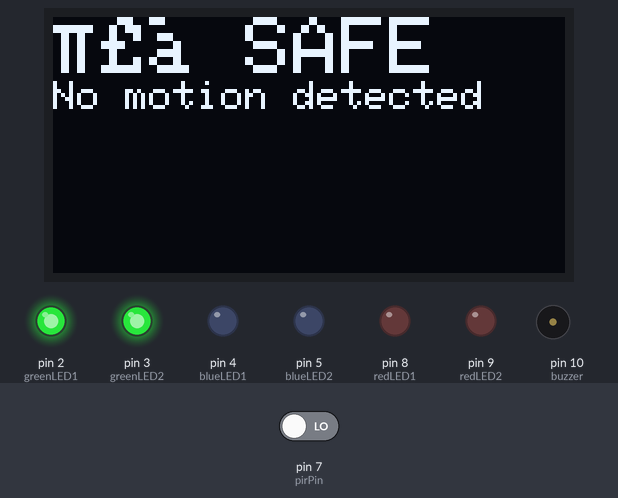
The sketch below on a simulated Arduino Uno, built with avr-gcc and run on an emulated ATmega328P. Shown: 128×64 one-colour display, output pins drawn as LEDs (lit = HIGH), buzzer (waves = sounding). Dashed ring = blinking. Inputs (shaded band) come from the test bench; at power-on: pin 7 (pirPin) LOW. What the sketch prints to the serial monitor is not drawn.

Above: at 3.2 s.
3.3 s: pin 7 (pirPin) driven HIGH
At 3.97 s:
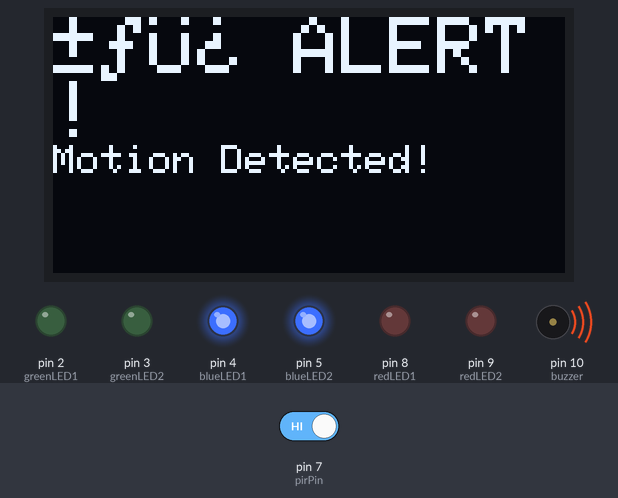
At 5.11 s:
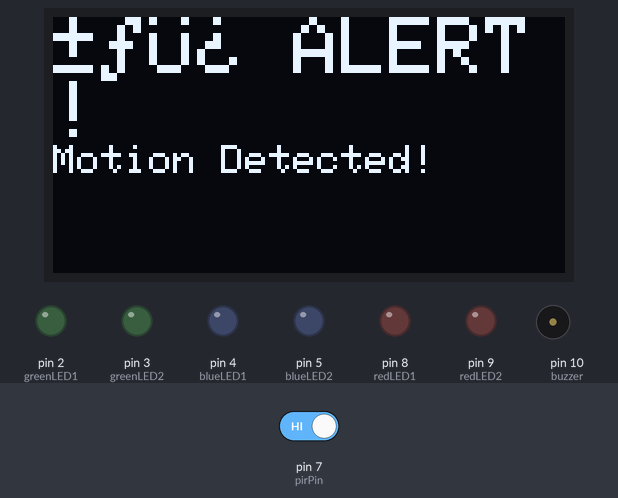
5.5 s: pin 7 (pirPin) driven LOW
At 5.65 s:
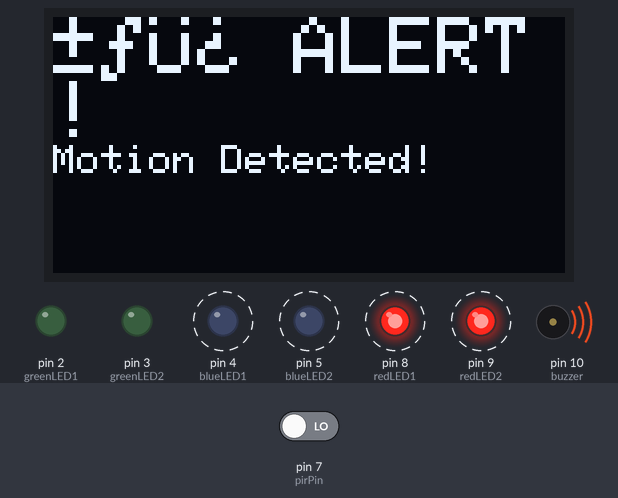
Timing chart, 0 to 15.2 s (numbered marks = the images above; inputs shaded):
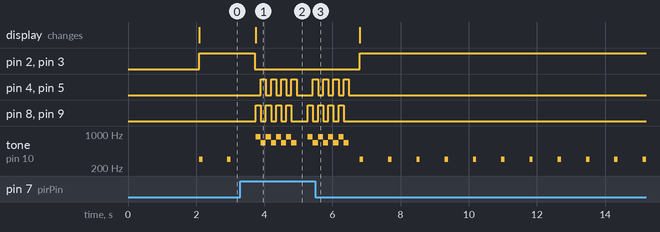

The sketch:

2alarmCenterSystemPIRsensor_copy_20250803014047.ino
```cpp
#include <Wire.h>
#include <Adafruit_GFX.h>
#include <Adafruit_SSD1306.h>

#define SCREEN_WIDTH 128
#define SCREEN_HEIGHT 64
Adafruit_SSD1306 display(SCREEN_WIDTH, SCREEN_HEIGHT, &Wire, -1);

// Pin Definitions
const int pirPin     = 7;
const int greenLED1  = 2;
const int greenLED2  = 3;
const int blueLED1   = 4;
const int blueLED2   = 5;
const int redLED1    = 8;
const int redLED2    = 9;
const int buzzer     = 10;

void setup() {
  Serial.begin(9600);

  // OLED Init
  if (!display.begin(SSD1306_SWITCHCAPVCC, 0x3C)) {
    Serial.println("❌ OLED not found!");
    while (true);
  }
  display.clearDisplay();
  display.setTextColor(WHITE);
  display.setTextSize(1);
  display.setCursor(0, 0);
  display.println("System Starting...");
  display.display();
  delay(2000);

  // Pin Modes
  pinMode(pirPin, INPUT);
  pinMode(greenLED1, OUTPUT);
  pinMode(greenLED2, OUTPUT);
  pinMode(blueLED1, OUTPUT);
  pinMode(blueLED2, OUTPUT);
  pinMode(redLED1, OUTPUT);
  pinMode(redLED2, OUTPUT);
  pinMode(buzzer, OUTPUT);
}

void loop() {
  int motion = digitalRead(pirPin);

  if (motion == HIGH) {
    Serial.println("🚨 Motion Detected!");

    // Turn off green
    digitalWrite(greenLED1, LOW);
    digitalWrite(greenLED2, LOW);

    // OLED alert
    display.clearDisplay();
    display.setCursor(0, 0);
    display.setTextSize(2);
    display.println("🚨 ALERT!");
    display.setTextSize(1);
    display.println("Motion Detected!");
    display.display();

    // Police effect + siren
    for (int i = 0; i < 4; i++) {
      digitalWrite(redLED1, HIGH);
      digitalWrite(redLED2, HIGH);
      digitalWrite(blueLED1, LOW);
      digitalWrite(blueLED2, LOW);
      tone(buzzer, 880);
      delay(150);

      digitalWrite(redLED1, LOW);
      digitalWrite(redLED2, LOW);
      digitalWrite(blueLED1, HIGH);
      digitalWrite(blueLED2, HIGH);
      tone(buzzer, 660);
      delay(150);
    }

    noTone(buzzer);
    digitalWrite(redLED1, LOW);
    digitalWrite(redLED2, LOW);
    digitalWrite(blueLED1, LOW);
    digitalWrite(blueLED2, LOW);

  } else {
    Serial.println("✅ No motion.");

    // OLED safe
    display.clearDisplay();
    display.setCursor(0, 0);
    display.setTextSize(2);
    display.println("✅ SAFE");
    display.setTextSize(1);
    display.println("No motion detected");
    display.display();

    // Green LEDs ON
    digitalWrite(greenLED1, HIGH);
    digitalWrite(greenLED2, HIGH);

    // Others OFF
    digitalWrite(redLED1, LOW);
    digitalWrite(redLED2, LOW);
    digitalWrite(blueLED1, LOW);
    digitalWrite(blueLED2, LOW);

    // Safe beep
    tone(buzzer, 300);
    delay(100);
    noTone(buzzer);
    delay(400);
  }

  delay(300); // Short pause between reads
}
```

Measured:
- after the input at 3.3 s, pin 2 (greenLED1), pin 3 (greenLED2): HIGH → LOW after 0.42 s
- after the input at 5.5 s, pin 2 (greenLED1), pin 3 (greenLED2): LOW → HIGH after 1.3 s; pin 4 (blueLED1), pin 5 (blueLED2): goes on until 6.5 s, then stays LOW; pin 8 (redLED1), pin 9 (redLED2): goes on until 6.3 s, then stays LOW
- by itself, tone on pin 10 (buzzer): plays 880 Hz for 0.15 s, 660 Hz for 0.15 s, 880 Hz for 0.15 s, 660 Hz for 0.15 s, 880 Hz for 0.15 s, 660 Hz for 0.15 s … (17 notes in this stretch)
